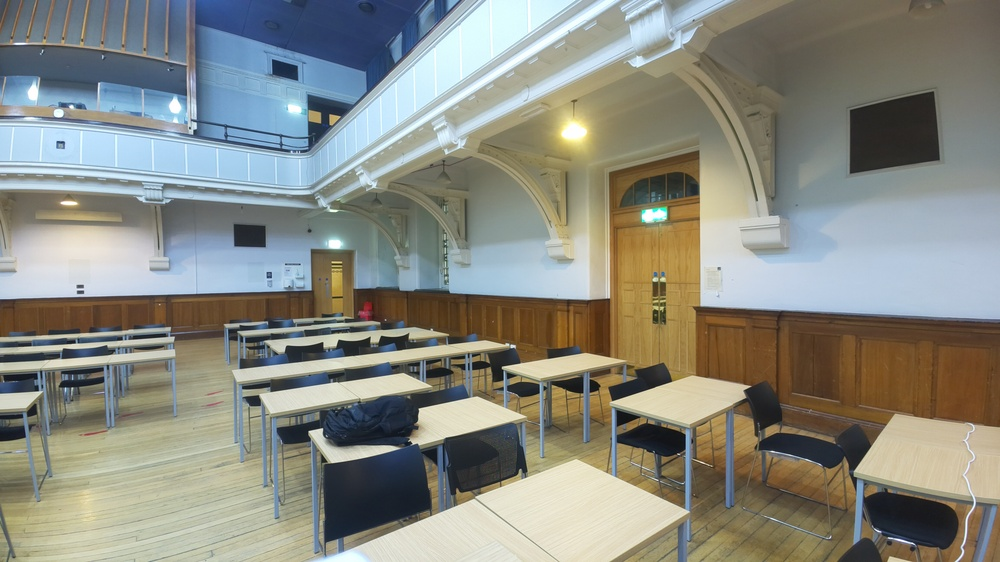
#> input picture stitching/test-images/4/2.jpg, 1000 x 562 px, shrunk from 4608 x 2592 before the run, found by its file name
$ python affineTransform.py
#> lines starting #> are read from the running program, lines starting #| are printed output that depends on the picture; after the words box and inside, x2 and y2 are one past the last pixel; in counts of white or black regions, pixels touching at a corner belong together
import cv2
import numpy as np


### Show Images for testing + debugging ####
def showImage(image, title='Snapshot'):
    cv2.imshow(title, image)
    cv2.waitKey(0)
    cv2.destroyAllWindows()

### Find matching coordinates through SIFT ####
def findKeyPoints(img1, img2, horizontal_overlap=500):
    height, width, _ = img1.shape

    # Convert to grayscale
    img1 = cv2.cvtColor(img1, cv2.COLOR_BGR2GRAY)
    img2 = cv2.cvtColor(img2, cv2.COLOR_BGR2GRAY)

    # Equalize histogram
    # referenceImage = cv2.equalizeHist(referenceImage)
    # warpImage = cv2.equalizeHist(warpImage)

    # Perform SIFT
    sift = cv2.SIFT_create()

    # Create mask and apply SIFT to reference image
    mask = np.zeros((height, width), dtype=np.uint8)
    mask[:, width-horizontal_overlap:] = 255
    kp1, des1 = sift.detectAndCompute(img1, mask)

    # Create mask and apply SIFT to wrap image
    mask = np.zeros((height, width), dtype=np.uint8)
    mask[:, :horizontal_overlap] = 255  # White region in the rightmost quarter
    kp2, des2 = sift.detectAndCompute(img2, mask)

    # [8 lines of commented-out code are left out]
    bf = cv2.BFMatcher()
    matches = bf.knnMatch(des1, des2, k=2)

    # Perform Lowe's Ratio Test
    goodMatches = []
    for m, n in matches:
        if m.distance < 0.75*n.distance:
            goodMatches.append(m)

    # Sort matches, best to worst
    goodMatches = sorted(goodMatches, key=lambda x: x.distance)

    # Keep only top 3 matches
    if len(goodMatches) > 20:
        goodMatches = goodMatches[:20]

    # Draw matches
    img_matches = cv2.drawMatches(img1, kp1, img2, kp2, goodMatches, None, flags=cv2.DrawMatchesFlags_NOT_DRAW_SINGLE_POINTS)
    showImage(img_matches)

    # Convert to numpy array
    src_pts = np.float32([kp1[m.queryIdx].pt for m in goodMatches]).reshape(-1, 1, 2)
    dst_pts = np.float32([kp2[m.trainIdx].pt for m in goodMatches]).reshape(-1, 1, 2)

    return src_pts, dst_pts


### Apply affine transform to warp images ####
def applyAffine(img1, img2, src_pts, dst_pts, ransac_threshold=3):
    # Get image dimensions
    height, width, _ = img1.shape

    # Compute the affine transformation matrix, using RANSAC
    matrix, inliers = cv2.estimateAffine2D(src_pts, dst_pts, method=cv2.RANSAC, ransacReprojThreshold=ransac_threshold)
    # H, mask = cv2.findHomography(src_pts, dst_pts, cv2.RANSAC, ransacReprojThreshold=ransac_threshold)

    # Apply the affine transformation
    transformed = cv2.warpAffine(img2, matrix, (width*4, height*4))
    # transformed = cv2.warpPerspective(img2, H, (width*4, height*4))

    # Place the reference image on top
    transformed[:height,:width,:] = img1

    # Crop
    transformed = cropToObject(transformed)

    return transformed


### Unwarp stitched image ###
def unwarp(img):
    height, width, _ = img.shape

    # Convert to grayscale
    gray_img = cv2.cvtColor(img, cv2.COLOR_BGR2GRAY)

    # Binary threshold
    mask = np.where(gray_img > 0, 60, 0).astype(np.uint8)

    # Open and close
    kernel = np.ones((7, 7), np.uint8)
    mask = cv2.morphologyEx(mask, cv2.MORPH_OPEN, kernel)
    mask = cv2.morphologyEx(mask, cv2.MORPH_CLOSE, kernel)
    showImage(mask)

    # Init corners
    upperLeft = [0, 0]
    upperRight = [0, 0]
    bottomLeft = [0, 0]
    bottomRight = [0, 0]

    # Find corners
    for i in range(height):
        if  np.any(mask[i, :10] == 60):
            mask[i, :10] = 255
            upperLeft = [0, i]
            break

    for i in range(height):
        if  np.any(mask[i, width-500:] == 60):
            mask[i, width-10:] = 255
            upperRight = [width, i]
            break

    for i in range(height-1, -1, -1):
        if  np.any(mask[i, :10] == 60):
            mask[i, :10] = 255
            bottomLeft = [0, i]
            break

    for i in range(height-1, -1, -1):
        if  np.any(mask[i, width-500:] == 60):
            mask[i, width-10:] = 255
            bottomRight = [width, i]
            break

    color = 255
    thickness = 1

    mask = cv2.line(mask, (upperLeft[0], upperLeft[1]), (upperRight[0], upperRight[1]), color, thickness)
    mask = cv2.line(mask, (bottomLeft[0], bottomLeft[1]), (bottomRight[0], bottomRight[1]), color, thickness)

    showImage(mask)

    # Define source points (original square corners)
    src_pts = np.float32([
        upperLeft,
        upperRight,
        bottomLeft,
        bottomRight
    ])

    # Define destination points
    dst_pts = np.float32([
        [0, 0],
        [width, 0],
        [0, height],
        [width, height]
    ])

    # Compute perspective transformation matrix
    M = cv2.getPerspectiveTransform(src_pts, dst_pts)

    # Perform the perspective warp
    warped = cv2.warpPerspective(img, M, (width, height))

    return warped


# [44 lines left out: functions estimatePureTranslation, cylindricalProjection, not called in this run]

### Return a cropped object from a black background ####
def cropToObject(image):
    # Crop to Smallest Rectangle
    gray = cv2.cvtColor(image, cv2.COLOR_BGR2GRAY)
    _, binary = cv2.threshold(gray, 1, 255, cv2.THRESH_BINARY)
    contours, _ = cv2.findContours(binary, cv2.RETR_EXTERNAL, cv2.CHAIN_APPROX_SIMPLE)
    largest_contour = max(contours, key=cv2.contourArea)

    x, y, w, h = cv2.boundingRect(largest_contour)
    croppedImage = image[y:y+h, x:x+w]

    return croppedImage

# [14 lines left out: function fillColor, not called in this run]

image1 = cv2.imread('./4/2.JPG')
#> image1 is the input picture: shape (562, 1000, 3); mean B, G, R 129.3, 138.4, 137.1
image2 = cv2.imread('./4/3.JPG')
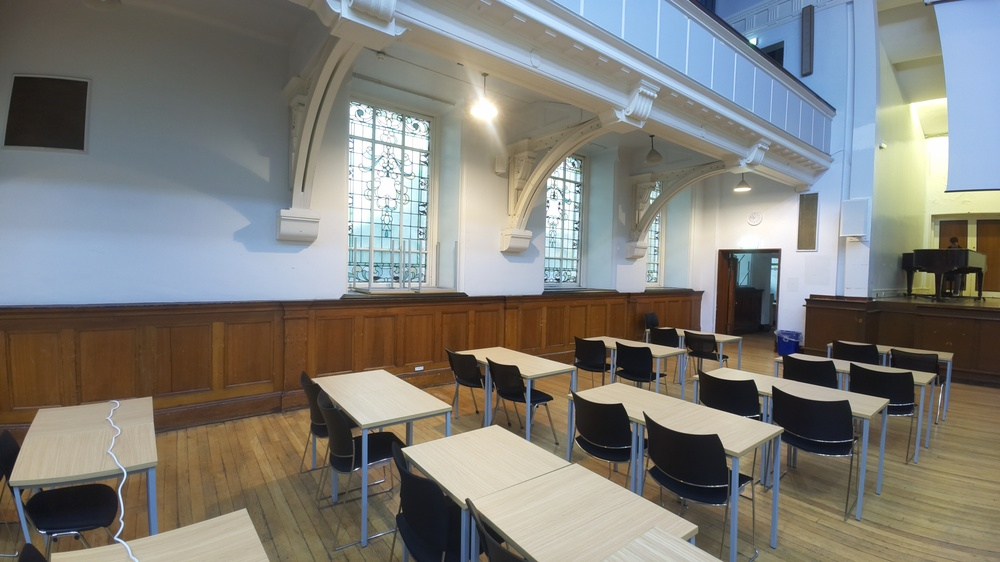
#> input picture stitching/test-images/4/3.jpg, 1000 x 562 px, shrunk from 4608 x 2592 before the run, found by its file name
#> image2 is the input picture: shape (562, 1000, 3); mean B, G, R 120.3, 125.8, 126.9
image3 = cv2.imread('./4/4.JPG')
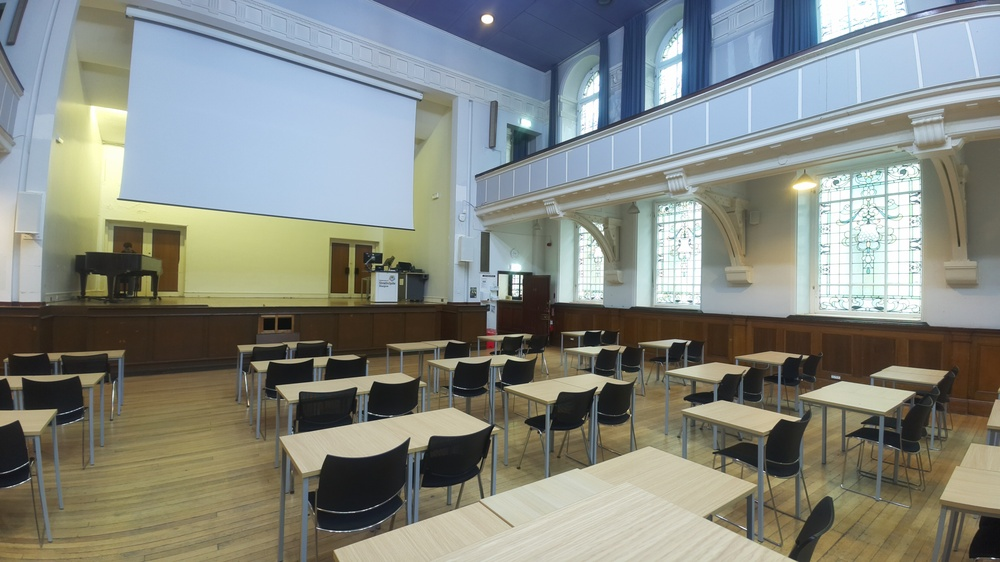
#> input picture stitching/test-images/4/4.jpg, 1000 x 562 px, shrunk from 4608 x 2592 before the run, found by its file name
#> image3 is the input picture: shape (562, 1000, 3); mean B, G, R 129.4, 136.7, 132.9
image4 = cv2.imread('./4/1.JPG')
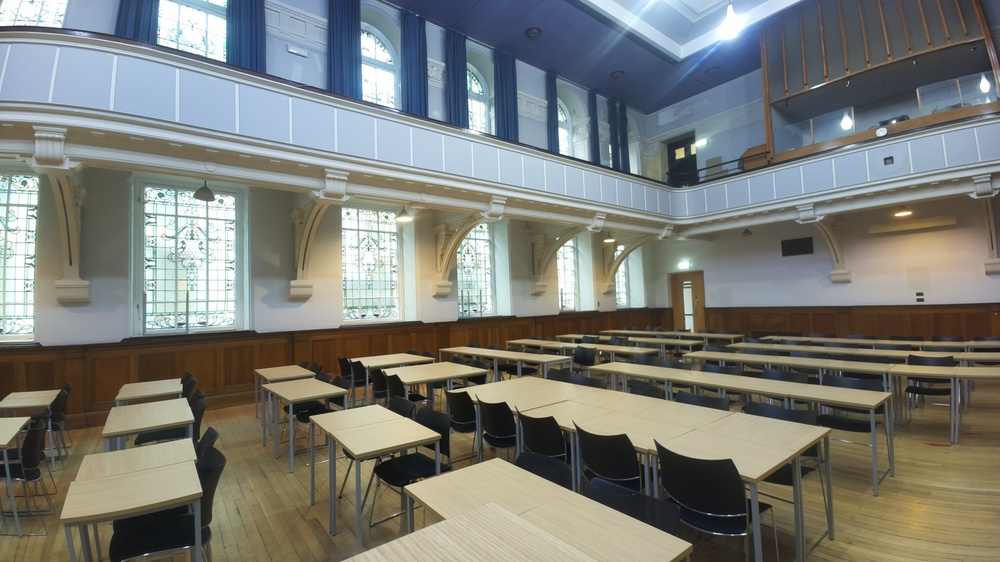
#> input picture stitching/test-images/4/1.jpg, 1000 x 562 px, shrunk from 4608 x 2592 before the run, found by its file name
#> image4 is the input picture: shape (562, 1000, 3); mean B, G, R 118.9, 124.5, 122.9

# [6 lines of commented-out code are left out]


src_pts, dst_pts = findKeyPoints(image1, image2)
#> in findKeyPoints, `kp1, des1 = sift.detectAndCompute(img1, mask)`: kp1 = 466 keypoints; strongest (x, y, size): (513, 346, 2.8), (652, 215, 13.3), (624, 417, 9.8), (504, 368, 2.6)
#> in findKeyPoints, `kp2, des2 = sift.detectAndCompute(img2, mask)`: kp2 = 624 keypoints; strongest (x, y, size): (372, 396, 40.6), (403, 449, 2.1), (481, 355, 9.8), (376, 278, 3.2)
#> in findKeyPoints, `matches = bf.knnMatch(des1, des2, k=2)`: matches = 466 matches
#> after the loop in findKeyPoints, `for m, n in matches:`: goodMatches = 40 matches
#> in findKeyPoints, `goodMatches = goodMatches[:20]`: goodMatches = 20 matches
#> in findKeyPoints, `src_pts = np.float32([kp1[m.queryIdx].pt for m in goodMatches]).reshap..`: src_pts = 20 rows, first 8: [911.3, 495.1], [898.6, 492.6], [943.3, 501.9], [974.4, 422.3], [889.3, 490.7], [851.2, 110.9], [539.3, 54.26], [515.4, 69]
#> in findKeyPoints, `dst_pts = np.float32([kp2[m.trainIdx].pt for m in goodMatches]).reshap..`: dst_pts = 20 rows, first 8: [78.33, 484.2], [56.17, 487.3], [96.62, 482], [117.7, 398], [44.39, 488.9], [15.54, 77.66], [373, 29.6], [373, 29.6]

transformed = applyAffine(image1, image2, dst_pts, src_pts)
#> in applyAffine, `matrix, inliers = cv2.estimateAffine2D(src_pts, dst_pts, method=cv2.RA..`: matrix = [[1.03, -0.186, 932.6], [0.355, 0.956, 7.65]]; inliers = 20 values, max 1 at index 1, min 0 at index 0, mean 0.3
#> in cropToObject, `_, binary = cv2.threshold(gray, 1, 255, cv2.THRESH_BINARY)`:
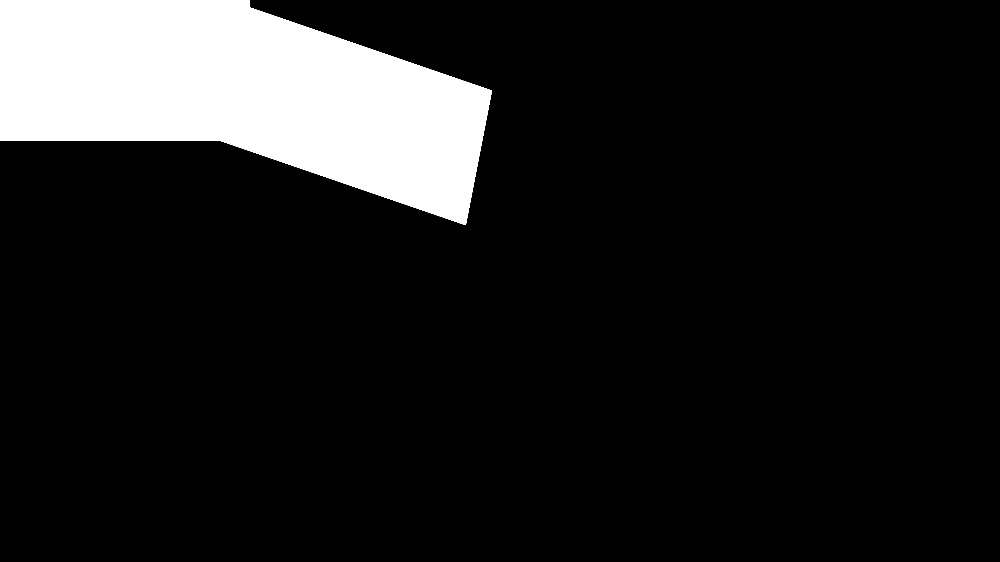
#> binary: shape (2248, 4000) (shown at 1/4 size); 12.1% white; 1 white region
#> in cropToObject, `contours, _ = cv2.findContours(binary, cv2.RETR_EXTERNAL, cv2.CHAIN_AP..`: contours = 1 contour; box (x1, y1, x2, y2) and area: (0, 0, 1968, 900) 1087731
#> in cropToObject, `largest_contour = max(contours, key=cv2.contourArea)`: largest_contour = contour of 1554 points, box (x1, y1, x2, y2) (0, 0, 1968, 900), area 1087731
#> in cropToObject, `x, y, w, h = cv2.boundingRect(largest_contour)`: x = 0; w = 1968; h = 900

src_pts, dst_pts = findKeyPoints(transformed, image3)
#> in findKeyPoints (call 2), `kp1, des1 = sift.detectAndCompute(img1, mask)`: kp1 = 955 keypoints; strongest (x, y, size): (1919, 553, 16.5), (1637, 515, 16), (1516, 755, 43.1), (1512, 751, 45.7)
#> in findKeyPoints (call 2), `kp2, des2 = sift.detectAndCompute(img2, mask)`: kp2 = 608 keypoints; strongest (x, y, size): (290, 392, 12.9), (262, 366, 8.2), (320, 362, 8.1), (385, 290, 19.7)
#> in findKeyPoints (call 2), `matches = bf.knnMatch(des1, des2, k=2)`: matches = 955 matches
#> after the loop in findKeyPoints (call 2), `for m, n in matches:`: goodMatches = 113 matches
#> in findKeyPoints (call 2), `goodMatches = goodMatches[:20]`: goodMatches = 20 matches
#> in findKeyPoints (call 2), `src_pts = np.float32([kp1[m.queryIdx].pt for m in goodMatches]).reshap..`: src_pts = 20 rows, first 8: [1669, 657.4], [1868.5, 862.5], [1860.3, 557.8], [1894.9, 556.6], [1874.1, 827.7], [1887.3, 574.3], [1853.4, 421.4], [1888.2, 610.7]
#> in findKeyPoints (call 2), `dst_pts = np.float32([kp2[m.trainIdx].pt for m in goodMatches]).reshap..`: dst_pts = 20 rows, first 8: [366.1, 455.5], [350.2, 545.5], [111.6, 231.9], [144.3, 223], [350.2, 545.5], [140, 240.8], [89.1, 97.18], [146.7, 272.8]

transformed = applyAffine(transformed, image3, dst_pts, src_pts)
#> in cropToObject (call 2), `_, binary = cv2.threshold(gray, 1, 255, cv2.THRESH_BINARY)`: binary: shape (3600, 7872); 5.5% white; 1 white region
#> in cropToObject (call 2), `contours, _ = cv2.findContours(binary, cv2.RETR_EXTERNAL, cv2.CHAIN_AP..`: contours = 1 contour; box (x1, y1, x2, y2) and area: (0, 0, 2805, 1193) 1595434

src_pts, dst_pts = findKeyPoints(transformed, image4)
#> in findKeyPoints (call 3), `kp1, des1 = sift.detectAndCompute(img1, mask)`: kp1 = 1413 keypoints; strongest (x, y, size): (2634, 582, 27.7), (2694, 594, 15), (2348, 1015, 102.1), (2330, 841, 6.8)
#> in findKeyPoints (call 3), `kp2, des2 = sift.detectAndCompute(img2, mask)`: kp2 = 1263 keypoints; strongest (x, y, size): (363, 316, 2.1), (376, 315, 2.1), (389, 372, 5.1), (354, 360, 3)
#> in findKeyPoints (call 3), `matches = bf.knnMatch(des1, des2, k=2)`: matches = 1413 matches
#> after the loop in findKeyPoints (call 3), `for m, n in matches:`: goodMatches = 174 matches
#> in findKeyPoints (call 3), `goodMatches = goodMatches[:20]`: goodMatches = 20 matches
#> in findKeyPoints (call 3), `src_pts = np.float32([kp1[m.queryIdx].pt for m in goodMatches]).reshap..`: src_pts = 20 rows, first 8: [2712.8, 722.6], [2712.8, 722.6], [2711.5, 627.6], [2541, 676.5], [2698.6, 720.7], [2708.5, 682.4], [2541, 676.5], [2573.3, 678.4]
#> in findKeyPoints (call 3), `dst_pts = np.float32([kp2[m.trainIdx].pt for m in goodMatches]).reshap..`: dst_pts = 20 rows, first 8: [52.61, 139], [52.61, 139], [58.19, 48.61], [228.5, 135.9], [40.1, 138.1], [111.2, 108.4], [228.5, 135.9], [228.5, 135.9]

transformed = applyAffine(transformed, image4, dst_pts, src_pts)
#> in cropToObject (call 3), `_, binary = cv2.threshold(gray, 1, 255, cv2.THRESH_BINARY)`:
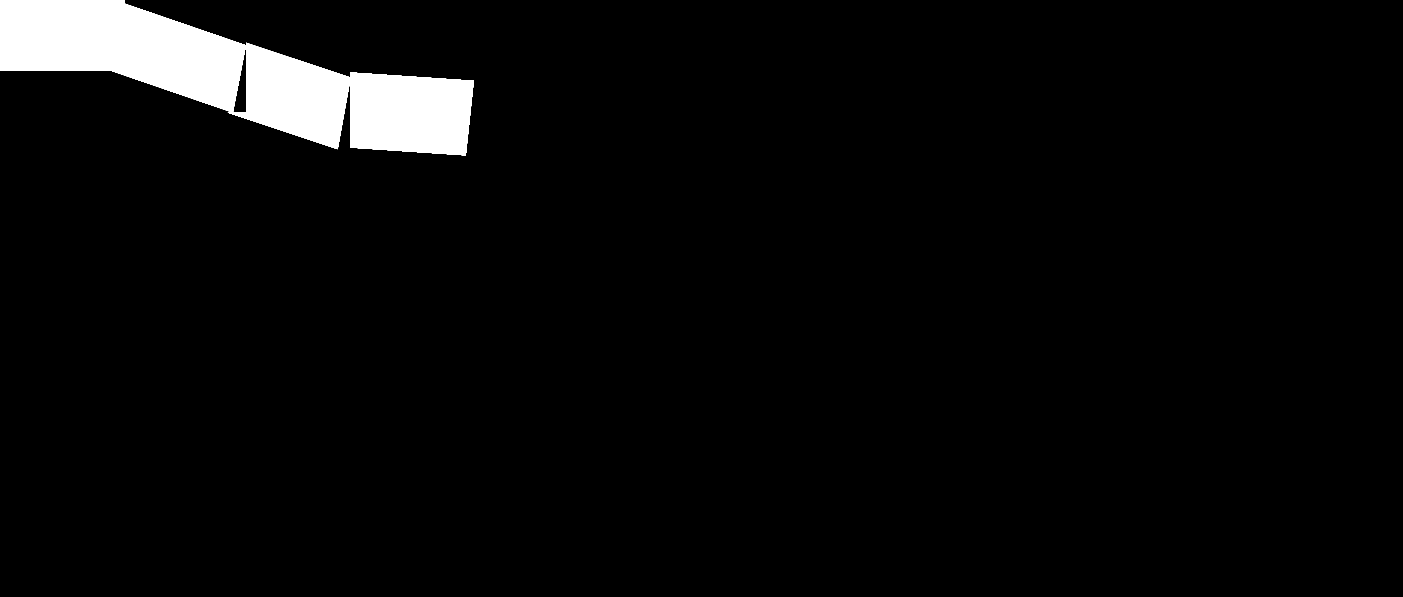
#> binary: shape (4772, 11220) (shown at 1/8 size); 4% white; 1 white region
#> in cropToObject (call 3), `contours, _ = cv2.findContours(binary, cv2.RETR_EXTERNAL, cv2.CHAIN_AP..`: contours = 1 contour; box (x1, y1, x2, y2) and area: (0, 0, 3790, 1243) 2166784
#> in cropToObject (call 3), `largest_contour = max(contours, key=cv2.contourArea)`: largest_contour = contour of 3085 points, box (x1, y1, x2, y2) (0, 0, 3790, 1243), area 2166784
#> in cropToObject (call 3), `x, y, w, h = cv2.boundingRect(largest_contour)`: w = 3790; h = 1243

showImage(transformed)

transformed = unwarp(transformed)
#> in unwarp, `mask = np.where(gray_img > 0, 60, 0).astype(np.uint8)`: mask: shape (1243, 3790); values 0 (black) and 60 (white), 45.5% white; 1 white region, box (x1, y1, x2, y2) and area: (0, 0, 3790, 1243) 2143518
#> in unwarp, `mask = cv2.morphologyEx(mask, cv2.MORPH_OPEN, kernel)`: mask: shape (1243, 3790); values 0 (black) and 60 (white), 45.5% white; 3 white regions, box (x1, y1, x2, y2) and area: (0, 0, 1967, 899) 1090209, (2805, 580, 3790, 1242) 572896, (1840, 344, 2804, 1191) 480321
#> in unwarp, `mask = cv2.morphologyEx(mask, cv2.MORPH_CLOSE, kernel)`: mask: shape (1243, 3790); values 0 (black) and 60 (white), 45.5% white; 1 white region, box (x1, y1, x2, y2) and area: (0, 0, 3790, 1243) 2143901
#> after the loop in unwarp, `for i in range(height):`:
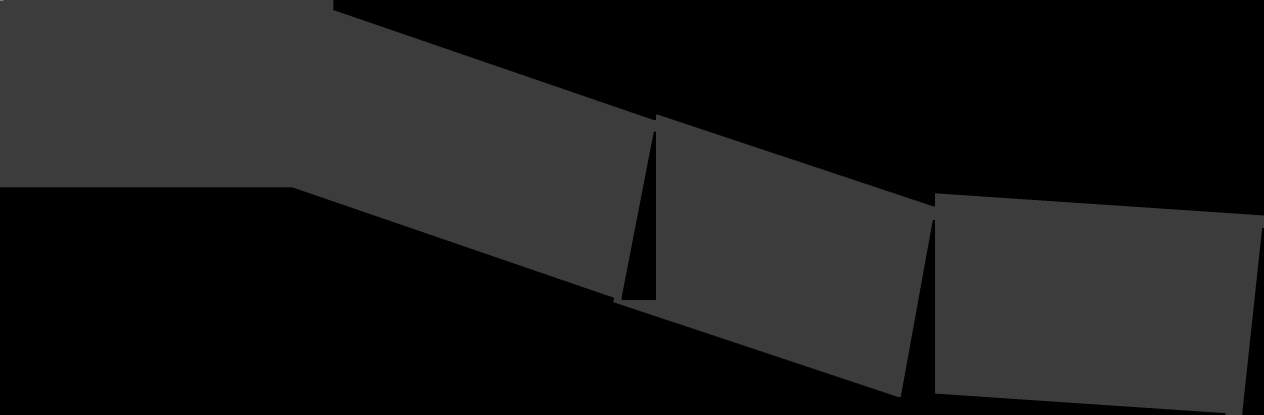
#> mask: shape (1243, 3790) (shown at 1/3 size); min 0, max 255, mean 27.3
#> after the loop in unwarp, `for i in range(height):`: mask: shape (1243, 3790); under 0.01% of pixels changed, all inside (x1, y1, x2, y2) = (3780, 613, 3790, 614)
#> after the loop in unwarp, `for i in range(height-1, -1, -1):`: mask: shape (1243, 3790); min 0, max 255, mean 27.3
#> after the loop in unwarp, `for i in range(height-1, -1, -1):`: mask: shape (1243, 3790); min 0, max 255, mean 27.3
#> in unwarp, `warped = cv2.warpPerspective(img, M, (width, height))`:
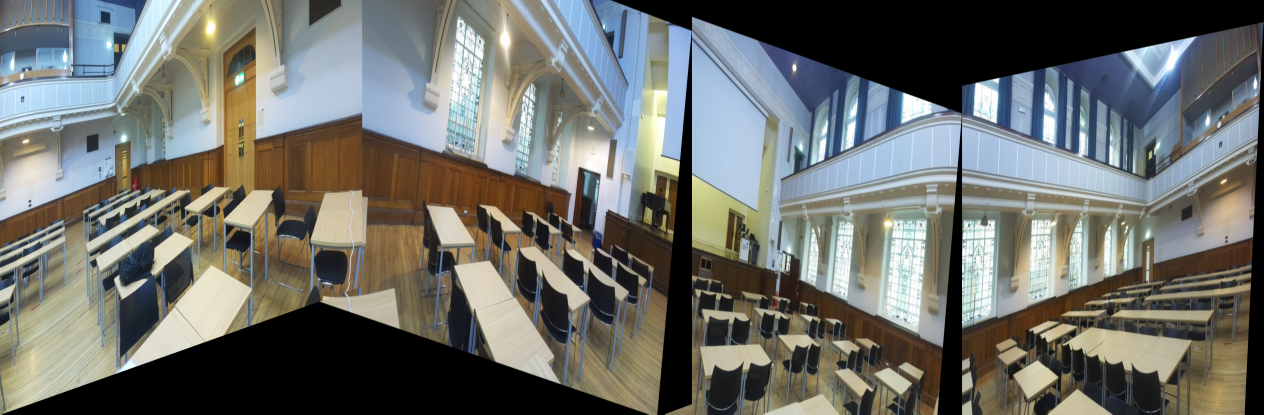
#> warped: shape (1243, 3790, 3) (shown at 1/3 size); mean of channels 0, 1, 2 106.9, 111.6, 109.9; drawn as B, G, R

showImage(transformed)
